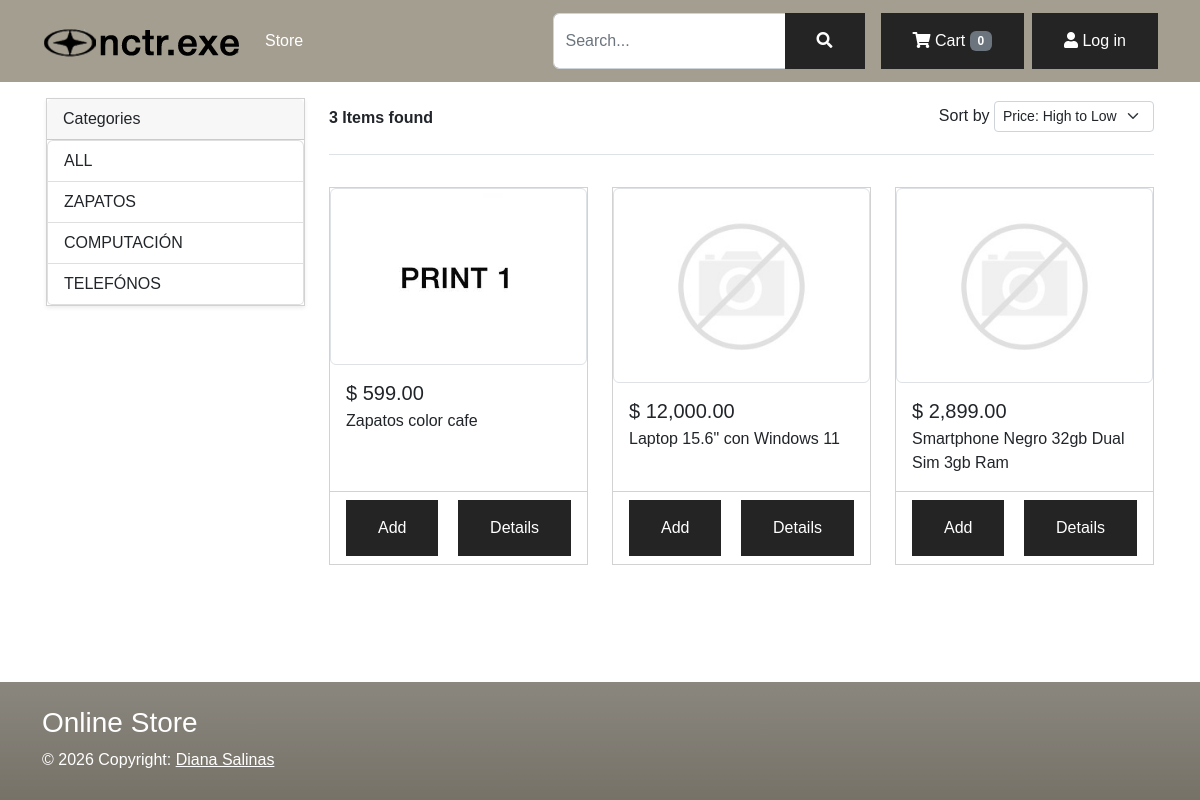
The page / on the database its author committed.
### tables this page shows
CREATE TABLE `categorias` (
  `id` int NOT NULL,
  `nombre` varchar(50) NOT NULL,
  `activo` tinyint NOT NULL DEFAULT '1'
);

CREATE TABLE `productos` (
  `id` int NOT NULL,
  `slug` varchar(120) NOT NULL,
  `nombre` varchar(200) NOT NULL,
  `descripcion` mediumtext NOT NULL,
  `precio` decimal(10,2) NOT NULL,
  `descuento` tinyint NOT NULL DEFAULT '0',
  `stock` int NOT NULL DEFAULT '0',
  `id_categoria` int NOT NULL,
  `activo` int NOT NULL
);

### config/config.php (called while the page is built, shortened)
<?php
$num_cart = 0;

### index.php (the view, shortened to what this page needs)
<?php
require 'config/config.php';
$db = new Database();
$con = $db->conectar();
$idCategoria = $_GET['cat'] ?? '';
$orden = $_GET['orden'] ?? '';
$params = [];
$sql = "SELECT id, slug, nombre, precio FROM productos WHERE activo=1";
$query = $con->prepare($sql);
$query->execute($params);
$resultado = $query->fetchAll(PDO::FETCH_ASSOC);
$totalRegistros = count($resultado);
$categoriaSql = $con->prepare("SELECT id, nombre FROM categorias WHERE activo=1");
$categoriaSql->execute();
$categorias = $categoriaSql->fetchAll(PDO::FETCH_ASSOC);
?>
<!DOCTYPE html>
<html lang="es" class="h-100">
<head>
    <link href="css/bootstrap.min.css" rel="stylesheet">
<link href="https://cdnjs.cloudflare.com/ajax/libs/font-awesome/5.15.4/css/all.min.css" rel="stylesheet">
<link href="css/estilos.css" rel="stylesheet">
</head>
<body class="d-flex flex-column h-100">
    <?php include 'menu.php'; ?>
    <main class="flex-shrink-0">
        <div class="container p-3">
            <div class="row">
                <div class="col-12 col-md-3 col-lg-3">
                    <div class="card shadow-sm">
                        <div class="card-header">
                            Categories
                        </div>
                        <div class="list-group">
                            <a href="index.php" class="list-group-item list-group-item-action">ALL</a>
                            <?php foreach ($categorias as $categoria) { ?>
                                <a href="index.php?cat=<?php echo $categoria['id']; ?>" class="list-group-item list-group-item-action <?php echo ($categoria['id'] == $idCategoria) ? 'active' : ''; ?>">
                                    <?php echo $categoria['nombre']; ?>
                                </a>
                            <?php } ?>
                        </div>
                    </div>
                </div>
                <div class="col-12 col-md-9 col-lg-9">
                    <header class="d-sm-flex align-items-center border-bottom mb-4 pb-3">
                        <strong class="d-block py-2"><?php echo $totalRegistros; ?> Items found </strong>
                        <div class="ms-auto">
                            <form action="index.php" id="ordenForm" method="get" onchange="submitForm()">
                                <label for="cbx-orden" class="form-label">Sort by</label>
                                <select class="form-select d-inline-block w-auto pt-1 form-select-sm" name="orden" id="orden">
                                    <option value="precio_alto" <?php echo ($orden === 'precio_alto') ? 'selected' : ''; ?>>Price: High to Low</option>
                                </select>
                            </form>
                        </div>
                    </header>
                    <div class="row">
                        <?php foreach ($resultado as $row) { ?>
                            <div class="col-lg-4 col-md-6 col-sm-6 d-flex">
                                <div class="card w-100 my-2 shadow-2-strong">
                                    <?php
                                   $id = $row['id'];
                                   $imagen = "images/productos/$id/PRINT1.jpg";
                                   if (!file_exists($imagen)) {
                                       $imagen = "images/no-photo.jpg";
                                   }
                                    ?>
                                    <a href="details.php?slug=<?php echo $row['slug']; ?>">
                                        <img src="<?php echo $imagen; ?>" class="img-thumbnail" style="max-height: 300px">
                                    </a>
                                    <div class="card-body d-flex flex-column">
                                        <div class="d-flex flex-row">
                                            <h5 class="mb-1 me-1"><?php echo MONEDA . ' ' . number_format($row['precio'], 2, '.', ','); ?></h5>
                                        </div>
                                        <p class="card-text"><?php echo $row['nombre']; ?></p>
                                    </div>
                                    <div class="card-footer bg-transparent">
                                        <div class="d-flex justify-content-between align-items-center">
                                            <a class="btn btn-success" onClick="addProducto(<?php echo $row['id']; ?>)">Add</a>
                                            <div class="btn-group">
                                            <a href="details.php?slug=<?php echo $row['slug']; ?>" class="btn btn-primary">Details</a>
                                            </div>
                                        </div>
                                    </div>
                                </div>
                            </div>
                        <?php } ?>
                    </div>
                </div>
            </div>
        </div>
    </main>
    <?php include 'footer.php'; ?>
</body>
</html>

### menu.php (shortened to what this page needs)
<header>
    <nav class="navbar navbar-expand-lg navbar-dark bg-dark">
        <div class="container my-1">
        <a class="navbar-brand" href="index.php">
        <img src="logo.png" alt="Store Logo" class="logo">
      </a>
            <div class="collapse navbar-collapse" id="navBarTop">
                <ul class="navbar-nav me-auto mb-2 mb-lg-0">
                    <li class="nav-item">
                    <a class="nav-link active" href="<?php echo SITE_URL; ?>index.php">Store</a>
                    </li>
                </ul>
                <form method="get" action="index.php" autocomplete="off">
                    <div class="input-group pe-3">
                        <input type="text" name="q" class="form-control" placeholder="Search..." aria-describedby="icon-buscar">
                        <button class="btn btn-outline-info" type="submit" id="icon-buscar">
                            <i class="fas fa-search"></i>
                        </button>
                    </div>
                </form>
                <a href="checkout.php" class="btn btn-primary me-2">
                    <i class="fas fa-shopping-cart"></i> Cart <span id="num_cart" class="badge bg-secondary"><?php echo $num_cart; ?></span>
                </a>
                <?php if (isset($_SESSION['user_id'])) { ?>
                    <div class="dropdown">
                        <button class="btn btn-success dropdown-toggle" type="button" id="btn_session" data-bs-toggle="dropdown" aria-expanded="false">
                            <i class="fas fa-user"></i> &nbsp; <?php echo $_SESSION['user_name']; ?>
                        </button>
                        <ul class="dropdown-menu" aria-labelledby="btn_session">
                            <li><a class="dropdown-item" href="compras.php">My orders</a></li>
                            <li><a class="dropdown-item" href="logout.php">Sign out</a></li>
                        </ul>
                    </div>
                <?php } else { ?>
                    <a href="login.php" class="btn btn-success">
                        <i class="fas fa-user"></i> Log in
                    </a>
                <?php } ?>
            </div>
        </div>
    </nav>
</header>

### footer.php
<footer class="footer text-lg-start bg-primary bg-gradient mt-auto">
    <div class="container text-md-start pt-2 pb-1">
        <div class="row mt-3">
            <div class="col-12 col-lg-3 col-sm-12 mb-2">
                <p class="text-white h3">
                    Online Store
                </p>
                <p class="mt-1 text-white">
                    &copy; <?php echo date('Y'); ?> Copyright: <a href="" target="_blank" class="text-white">Diana Salinas</a>
                </p>
            </div>
        </div>
    </div>
</footer>

### css/estilos.css (style rules this page uses)
* { font-family: 'Poppins', sans-serif !important; }
:root { --text-dark: #242424; --text-light: #767268; --extra-light: #eef9f8; --white: #ffffff; --max-width: 1200px; --bs-font-sans-serif: 'Poppins', sans-serif; --header-font: 'Poppins', sans-serif; }
main > .container { padding: 30px 0; }
.btn { padding: 1rem 2rem; border: none; color: var(--white); background-color: var(--text-dark); transition: 0.3s; cursor: pointer; }
h1, h2, h3, h4, h5, h6 { font-family: 'Poppins', sans-serif !important; }
body { font-family: 'Poppins', sans-serif !important; }
.bg-primary { background-color: #767268 !important; }
.footer { background-color: #767268 !important; }
footer, .category-class, .bg-primary { background-color: #767268 !important; }
.fas, .far, .fab { font-family: "Font Awesome 5 Free" !important; font-weight: 900; }
.bg-dark { background-color: #767268 !important; }
.navbar-dark.bg-dark { background-color: #a49e91 !important; }
.card { --bs-card-border-radius: 0 !important; border-radius: 0 !important; }
.btn { --bs-card-border-radius: 0 !important; border-radius: 0 !important; }

### rows shown on the page
categorias: nombre "ZAPATOS"
categorias: nombre "COMPUTACIÓN"
categorias: nombre "TELEFÓNOS"
productos: shows a picture, precio "599.00", nombre "Zapatos color cafe"
productos: precio "12,000.00", nombre "Laptop 15.6\" con Windows 11"
productos: precio "2,899.00", nombre "Smartphone Negro 32gb Dual Sim 3gb Ram"

### other values the page prints
$num_cart "0"
$totalRegistros "3"
